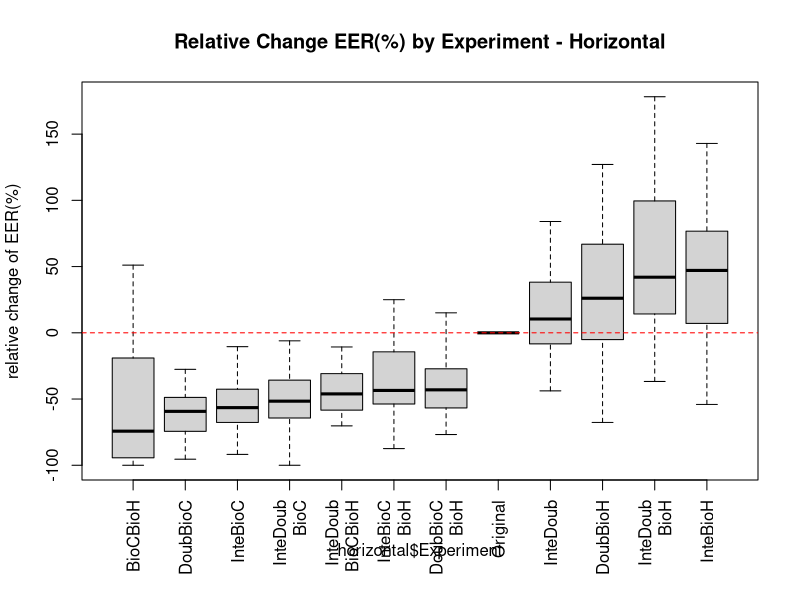

Write the R code that produced this figure.
hOriginal<-c(0.0137931034,0.1172413793,0.1941747573,0.027972028,0.156,0.0502283105,0.087804878,0.1124497992,0.0220588235,0.1398601399,0.1623616236,0.1004366812,0.1836734694,0.1388888889,0.1352040816,0.1529411765,0.1,0.0522648084,0.0381679389,0.00456621,0.1728395062,0.0230769231,0.1166180758,0.0574712644,0.0546875,0.0072463768,0.0693641618,0.1481481481,0.1471698113,0.0444444444,0.0718954248,0.0847457627,0.1818181818,0.1379310345,0.2055674518,0.1118012422,0.032537961,0.0987341772,0.0419847328,0.135678392,0.0289855072)
hBioCBioH<-c(0.002008032128514056,0.004487776901570005,0.03680203045685279,0.010642642029503343,0.040160642570281124,0.001557632398753894,0.015986627155991185,0.14953271028037382,0.0017985611510791368,0.002008032128514056,0.13148148148148148,0.1074561403508772,0.0,0.1873065015479876,0.09974424552429667,0.12248995983935743,0.03306878306878307,0.0,0.025139664804469275,0.0743801652892562,0.040106951871657755,0.05622489959839357,0.001072961373390558,0.03076923076923077,0.05252918287937743,0.008620689655172414,0.015351232600435777,0.002617801047120419,0.06818181818181818,0.051094890510948905,0.010040160642570281,0.013157894736842105,0.07707725947521865,0.00778816199376947,0.001072961373390558,0.03477583638087498,0.4041916167664671,0.0,0.0019157088122605363,0.026759530791788857,0.043795620437956206)
hDoubBioC<-c(0.004016064257028112,0.06756756756756757,0.07106598984771574,0.025547445255474453,0.03614457831325301,0.024922118380062305,0.05472228554061241,0.06542056074766354,0.008992805755395683,0.050200803212851405,0.09444444444444444,0.039473684210526314,0.08115183246073299,0.04953560371517028,0.029411764705882353,0.101334750767777,0.04497354497354497,0.019230769230769232,0.019553072625698324,0.045454545454545456,0.07034396250082525,0.002008032128514056,0.054032833243659206,0.025,0.007782101167315175,0.0072992700729927005,0.029595015576323987,0.03795811518324607,0.056818181818181816,0.0036496350364963502,0.03413654618473896,0.015789473684210527,0.1316660592808552,0.018691588785046728,0.05150214592274678,0.029595015576323987,0.017964071856287425,0.039461604924937894,0.0019157088122605363,0.06463831867057673,0.0072992700729927005)
hDoubBioH<-c(0.02125744356737294,0.22788730374937272,0.20440096594549306,0.04667959777448828,0.15575120996807745,0.047646481457773227,0.11549274371248386,0.22330443268400704,0.04387960220059247,0.1481029011149493,0.26711833785004513,0.16581565854935848,0.1737721266517078,0.22512485593545908,0.13940364690170476,0.2387550200803213,0.10961582700713135,0.038566854831915076,0.08667747025459507,0.13831654024680176,0.20510662177328842,0.0754556688291628,0.10612620278031507,0.0686335403726708,0.07204523346303501,0.0676440976591996,0.10385716600939982,0.10011357655336713,0.17322876653862568,0.0880778588807786,0.11406409953539648,0.0644513826940232,0.1790345602526725,0.07664625631109678,0.18344659036719124,0.1409657320872274,0.40718562874251496,0.09138405875364511,0.013571677364780812,0.10797491039426524,0.056726654920714825)
hInteBioC<-c(0.004016064257028112,0.04885654885654886,0.07614213197969544,0.032846715328467155,0.07630522088353414,0.02336448598130841,0.03271028037383177,0.06230529595015576,0.02158273381294964,0.08032128514056225,0.08518518518518518,0.08991228070175439,0.06282722513089005,0.04489164086687306,0.034526854219948847,0.10936687928183322,0.04497354497354497,0.022727272727272728,0.0111731843575419,0.049586776859504134,0.05789925397768535,0.009870250231696015,0.0669083697243459,0.019230769230769232,0.013618677042801557,0.06204379562043796,0.04027335098049808,0.04319371727748691,0.11553030303030302,0.0036496350364963502,0.03413654618473896,0.039473684210526314,0.08984375,0.01557632398753894,0.07081545064377683,0.024922118380062305,0.020958083832335328,0.03323793066205854,0.009578544061302681,0.10756761159986966,0.0072992700729927005)
hInteBioH<-c(0.014360891843235008,0.1860778550433723,0.2496919816667488,0.06796488183349497,0.22834929461435485,0.03996500661460334,0.12186763923714003,0.22170926697443982,0.06382247143461701,0.2306709354902126,0.23884372177055102,0.1775006546216287,0.16565160095451795,0.23341845382025264,0.15176802283459756,0.23459721237892747,0.11746031746031746,0.05109950290673182,0.0592136125207898,0.13625042454432243,0.14811513831121675,0.07361754711152302,0.14669853226391721,0.08031533683707598,0.09742825875486381,0.20859551975836899,0.13921452109556479,0.09476716806559737,0.2572289799402475,0.0880778588807786,0.11733207339160563,0.10771632471008027,0.11602587463556852,0.0633526694596627,0.23053767286599902,0.11973452526073411,0.40918562874251496,0.07186251215034022,0.034221525600835946,0.23305637015314434,0.043795620437956206)
hInteDoub<-c(0.0129206481096801,0.18366908022080436,0.174227490020206,0.06842427645347353,0.23087220677582124,0.05502923227926428,0.11790897348225819,0.13669631798220921,0.056072788827761316,0.20031173645631478,0.19448961156278227,0.12676747839748626,0.20782134843466182,0.2080461458498113,0.12534151514887004,0.21796598157335223,0.10129974695192087,0.053521779425393885,0.036867243805705996,0.09536208913543907,0.14286657423912325,0.02157862218103182,0.14712083484528085,0.04349020544672719,0.048759727626459144,0.06569343065693431,0.09587992725046368,0.1116720684783512,0.18899381135296628,0.03317112733171128,0.07032049767698244,0.10071364852809991,0.1572256134596696,0.07747878397249973,0.22698100460975995,0.10571583367194906,0.059880239520958084,0.08557889620909385,0.03847589192416778,0.17159498207885304,0.004310344827586207)
hDoubBioCBioH<-c(0.0054563079905830215,0.16551724137931034,0.1280370607658568,0.02097902097902098,0.07738646895273402,0.030619212222079972,0.06394650862396474,0.0784446195998949,0.03676470588235294,0.0979020979020979,0.09245709123757903,0.038328096360303744,0.07666417352281227,0.039089512101421434,0.0315634192540349,0.08628632175761872,0.05197837589141937,0.02108433734939759,0.04198473282442748,0.028595418695045095,0.12190532778768072,0.02123880135928329,0.050472978891127264,0.03327759197324415,0.02146157587548638,0.0603448275862069,0.07981740586678192,0.0593991523310895,0.08322663252240717,0.03333333333333333,0.06209150326797386,0.03916146297948261,0.09762588070942663,0.05483940272854227,0.09282109362581466,0.08126777732629012,0.017964071856287425,0.06358678042985204,0.00974025974025974,0.0680596285434995,0.01658066951925497)
hInteBioCBioH<-c(0.002008032128514056,0.14241881138432863,0.1482800256271253,0.03496503496503497,0.10956647101225414,0.024495369777663978,0.06700098776688701,0.05192733551026536,0.04411764705882353,0.15034965034965034,0.08699186991869919,0.034956794972505895,0.09367097624390071,0.03190323382522429,0.03454867627418975,0.08642806520198441,0.05368069933287325,0.030120481927710843,0.015267175572519083,0.028812408015396807,0.07993332012939855,0.023246833487797346,0.07924273326743327,0.034460105112279024,0.027328550583657588,0.14655172413793102,0.10138116075126502,0.047480539627136484,0.12601365770379855,0.03333333333333333,0.06209150326797386,0.05508474576271186,0.06586719509232264,0.04621871307336986,0.11365442695914799,0.05952864689150752,0.020958083832335328,0.04648180149044173,0.022727272727272728,0.14165852069077875,0.0036496350364963502)
hInteDoubBioC<-c(0.008904583852651988,0.1458670872463976,0.08539500271056133,0.02097902097902098,0.14653485737823088,0.019929159732001878,0.02756629435453233,0.04012310925946778,0.01830300465509945,0.10191816215912601,0.08523035230352304,0.056592039800995024,0.07169569398440004,0.05324738423990418,0.02943358676012325,0.11957240727616347,0.04838969404186796,0.018556744460358918,0.028487355537549577,0.04164308087097626,0.076021654453027,0.011538461538461539,0.06342984772081733,0.010797897754419493,0.03514105058365759,0.0,0.03201699890155403,0.04622704230034073,0.07725138711054204,0.022222222222222223,0.030159855106701314,0.04808206958073149,0.04670417274052478,0.06190245998496079,0.1606262915275791,0.06989028850060951,0.008982035928143712,0.04370072362026137,0.013571677364780812,0.0680596285434995,0.004310344827586207)
hInteDoubBioH<-c(0.03160227115357984,0.496551724137931,0.28266226405795675,0.0979020979020979,0.21537431778395633,0.058123159646652156,0.10885191094901603,0.18413842285027962,0.09183241641980534,0.2802398404808043,0.17583559168925023,0.09403639696255564,0.1993802756704776,0.14690628460373778,0.13179647879332768,0.20879990550437041,0.14337474120082816,0.06674951554469627,0.04757132500319843,0.07480470961168345,0.21243480557206046,0.040639481000926785,0.16737258974711897,0.03830625895843287,0.062469601167315175,0.1724137931034483,0.19298435164676858,0.23517271946591317,0.20894686299615878,0.04063260340632603,0.17595873690841798,0.15022301516503123,0.1742627854713314,0.17708669029970997,0.3739866475917978,0.22311391033455236,0.059880239520958084,0.3680473053245491,0.026558690351793802,0.19208211143695014,0.02586206896551724)
hInteDoubBioCBioH<-c(0.006024096385542169,0.1458670872463976,0.08815484697649204,0.013986013986013986,0.11708371949335805,0.026159689327017455,0.05316465314185852,0.07193259017377923,0.01830300465509945,0.10392619428764008,0.08979223125564588,0.0672623723487824,0.07169569398440004,0.09608822399493797,0.056279077887276,0.11640680368532955,0.049045318610536,0.015544696267587834,0.020853767751290032,0.03414279784142798,0.07580709051297287,0.013716404077849862,0.07537319035523468,0.022336359292881032,0.02925887645914397,0.0,0.037365170259125204,0.05661514169367572,0.13142872385830132,0.03317112733171128,0.02563193952279707,0.052765388046387154,0.06775009110787172,0.042270920614459126,0.10710737561595932,0.06369362047947988,0.0658682634730539,0.046238794686251215,0.013571677364780812,0.09636689475399152,0.0)

hBioCBioH<-(hBioCBioH-hOriginal)/hOriginal*100
hDoubBioC<-(hDoubBioC-hOriginal)/hOriginal*100
hDoubBioH<-(hDoubBioH-hOriginal)/hOriginal*100
hInteBioC<-(hInteBioC-hOriginal)/hOriginal*100
hInteBioH<-(hInteBioH-hOriginal)/hOriginal*100
hInteDoub<-(hInteDoub-hOriginal)/hOriginal*100
hDoubBioCBioH<-(hDoubBioCBioH-hOriginal)/hOriginal*100
hInteBioCBioH<-(hInteBioCBioH-hOriginal)/hOriginal*100
hInteDoubBioH<-(hInteDoubBioH-hOriginal)/hOriginal*100
hInteDoubBioC<-(hInteDoubBioC-hOriginal)/hOriginal*100
hInteDoubBioCBioH<-(hInteDoubBioCBioH-hOriginal)/hOriginal*100
hOriginal<-(hOriginal-hOriginal)/hOriginal*100

horizontal<-matrix(c(hOriginal,hBioCBioH,hDoubBioC,hDoubBioH,hInteBioC,hInteBioH,hInteDoub,hDoubBioCBioH,hInteBioCBioH,hInteDoubBioH,hInteDoubBioC,hInteDoubBioCBioH),nrow=492)


ex0=rep('Original',41)
ex1=rep('BioCBioH',41)
ex2=rep('DoubBioC',41)
ex3=rep('DoubBioH',41)
ex4=rep('InteBioC',41)
ex5=rep('InteBioH',41)
ex6=rep('InteDoub',41)
ex7=rep('DoubBioC\nBioH',41)
ex8=rep('InteBioC\nBioH',41)
ex9=rep('InteDoub\nBioH',41)
ex10=rep('InteDoub\nBioC',41)
ex11=rep('InteDoub\nBioCBioH',41)
ex<-c(ex0,ex1,ex2,ex3,ex4,ex5,ex6,ex7,ex8,ex9,ex10,ex11)

horizontal<-data.frame(EER=horizontal,Experiment=ex)
par(mar=c(6,4.1,4.1,2.1),mgp=c(3,1,0))
boxplot(horizontal$EER ~ horizontal$Experiment,at=rank(tapply(horizontal$EER, horizontal$Experiment, median)),main="Relative Change EER(%) by Experiment - Horizontal",ylab="relative change of EER(%)",las=3,outline=FALSE)
abline(h =0, col = "red", lty = 2) 

